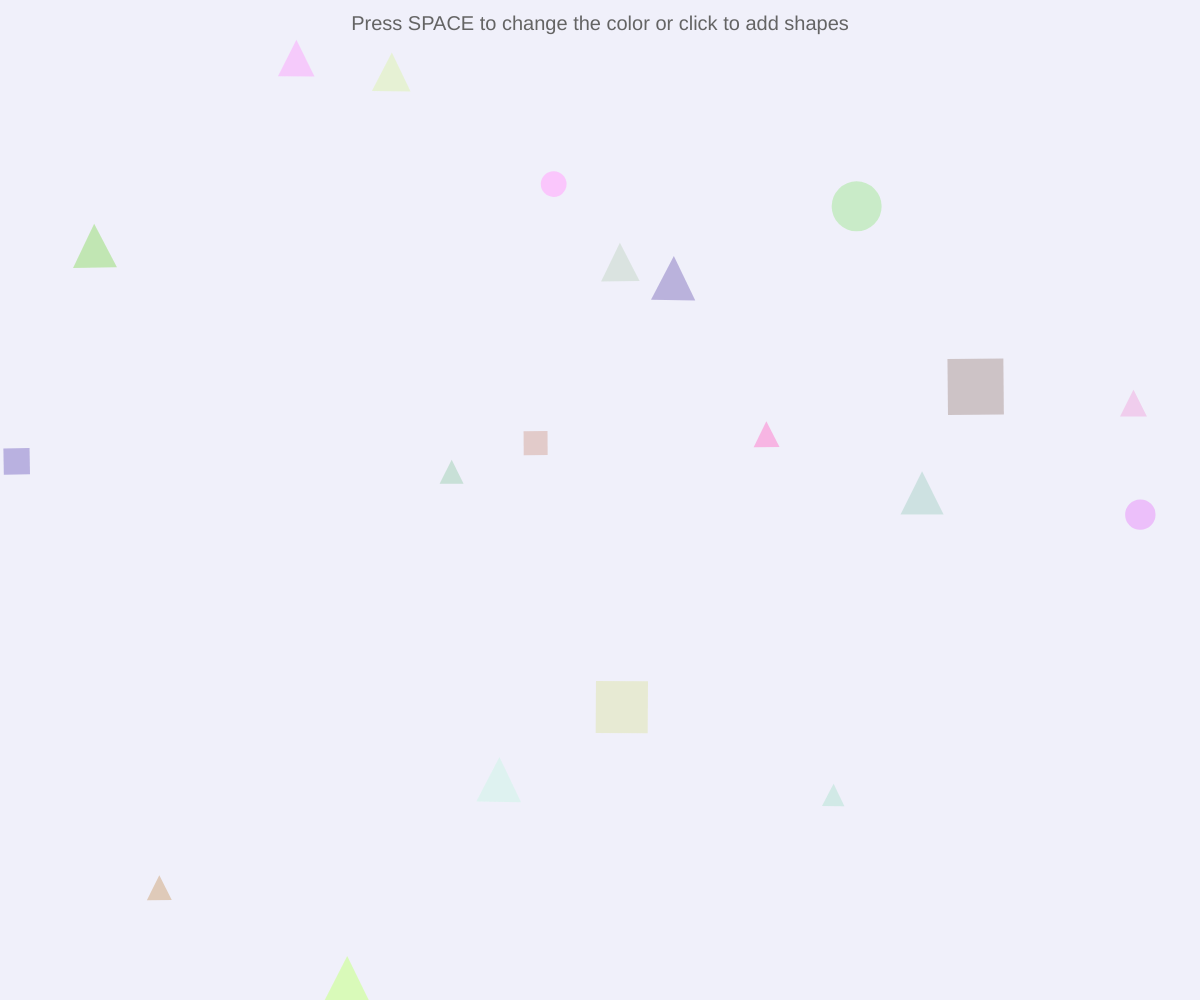
Frame 1 (no input)
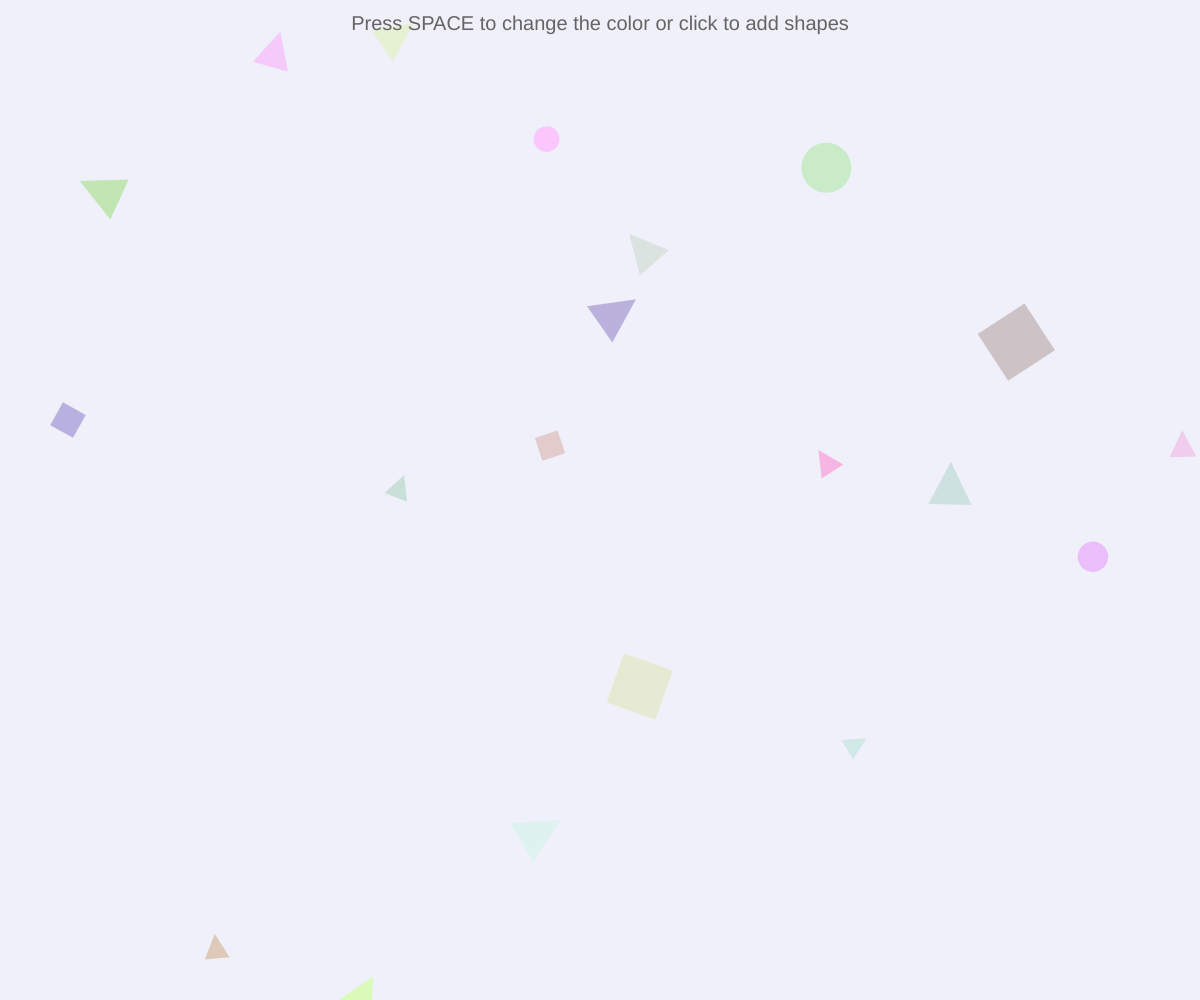
Frame 60 (no input)
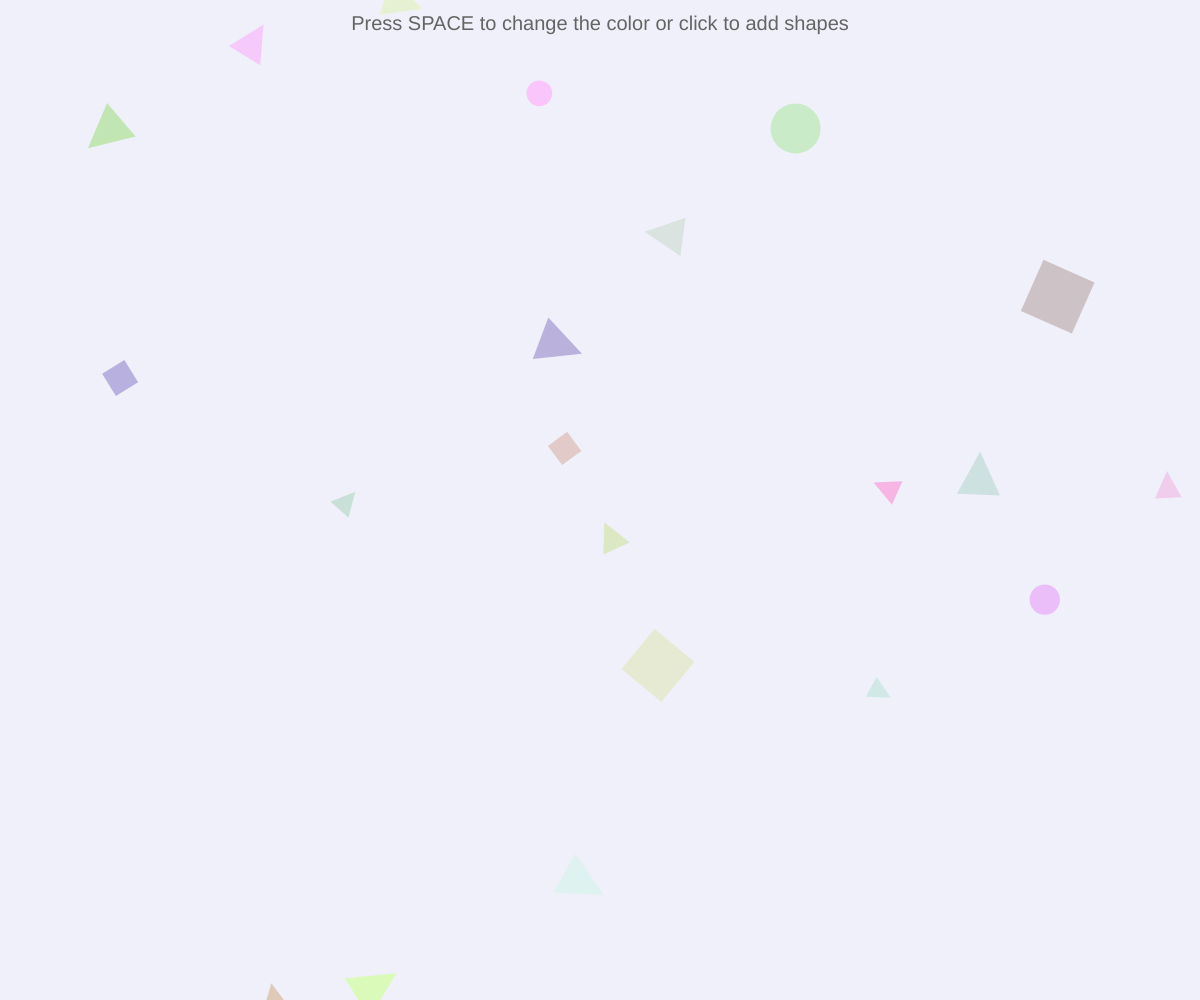
Frame 120 (the mouse pressed at the canvas centre since frame 60)

The p5.js sketch that drew these frames (run headless with seeded random() and noise() and a simulated clock; from frame 60 on, the mouse is pressed at the canvas centre):

// p5.js sketch
// ── sketch.js
let shapes = [];
let bgColor;

function setup() {
  createCanvas(windowWidth, windowHeight);
  bgColor = color(240, 240, 250);
  
  // Create some initial shapes
  for (let i = 0; i < 20; i++) {
    shapes.push(new FloatingShape());
  }
}

function draw() {
  background(bgColor);
  
  // Update and display all shapes
  for (let shape of shapes) {
    shape.update();
    shape.display();
  }
  
  // Simple instructions
  fill(100);
  noStroke();
  textSize(20);
  textAlign(CENTER);
  text("Press SPACE to change the color or click to add shapes", width/2, 30);
}

function keyPressed() {
  if (key === ' ') {
    // Add 5 new shapes when space is pressed
    for (let i = 0; i < 5; i++) {
      shapes.push(new FloatingShape());
    }
    // Change background color slightly
    bgColor = color(random(200, 240), random(200, 240), random(200, 250));
  }
}

function mousePressed() {
  // Add a new shape at mouse position
  shapes.push(new FloatingShape(mouseX, mouseY));
}

class FloatingShape {
  constructor(x, y) {
    this.x = x || random(width); // Use provided position or random
    this.y = y || random(height);
    this.size = random(20, 60);
    this.color = color(
      random(150, 255),
      random(150, 255),
      random(150, 255),
      180 // Slightly transparent
    );
    this.speedX = random(-1, 1);
    this.speedY = random(-1, 1);
    this.shapeType = floor(random(3)); // 0=circle, 1=square, 2=triangle
    this.rotation = 0;
    this.rotateSpeed = random(-0.02, 0.02);
  }
  
  update() {
    // Move the shape
    this.x += this.speedX;
    this.y += this.speedY;
    
    // Bounce off edges
    if (this.x < 0 || this.x > width) this.speedX *= -1;
    if (this.y < 0 || this.y > height) this.speedY *= -1;
    
    // Rotate
    this.rotation += this.rotateSpeed;
  }
  
  display() {
    push();
    translate(this.x, this.y);
    rotate(this.rotation);
    noStroke();
    fill(this.color);
    
    // Draw different shape types
    if (this.shapeType === 0) {
      // Circle
      ellipse(0, 0, this.size);
    } else if (this.shapeType === 1) {
      // Square
      rectMode(CENTER);
      rect(0, 0, this.size, this.size);
    } else {
      // Triangle
      triangle(
        0, -this.size/2,
        -this.size/2, this.size/2,
        this.size/2, this.size/2
      );
    }
    
    pop();
  }
}

function windowResized() {
  resizeCanvas(windowWidth, windowHeight);
}
